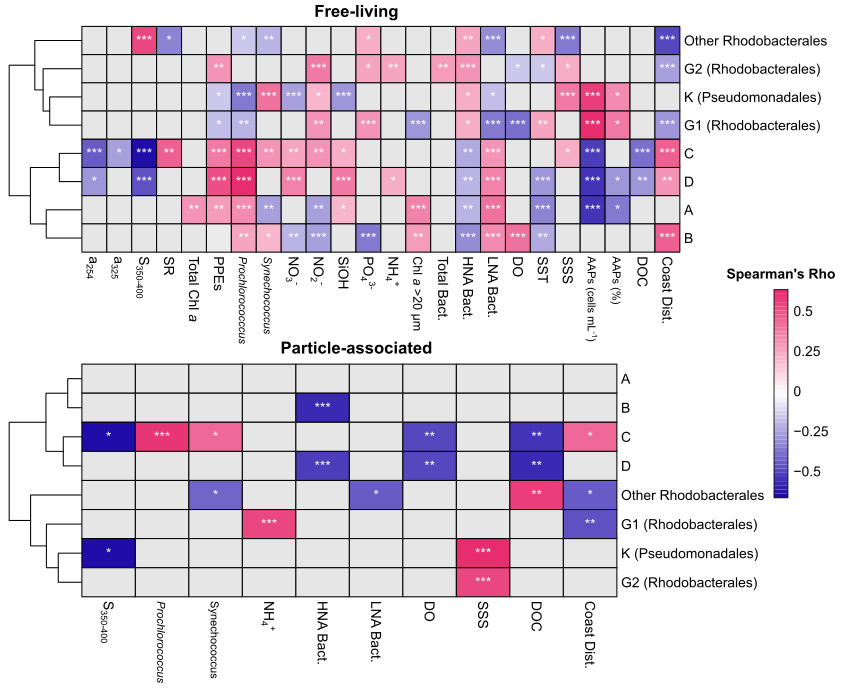

Source code (R):
# ===============================================================
# Load required libraries
# ===============================================================
library(phyloseq)    
library(tidyverse)  
library(pheatmap)   
library(dplyr)      
library(Hmisc)       
library(ggpubr)      
library(gridExtra)   
library(grid)        

# ===============================================================
# 1. Prepare phyloseq object with desired taxonomy
# ===============================================================

# Extract the taxonomy table from the phyloseq object
tax_mat <- as.matrix(tax_table(ESMARES_AAPs_02.2026))

# Keep only the column of interest ("NewTax")
tax_mat <- tax_mat[, "NewTax", drop = FALSE]

# Create a temporary dummy column to allow tax_glom() to work
tax_mat <- cbind(tax_mat, Dummy = "dummy")

# Reassign the updated taxonomy table back to the phyloseq object
tax_table(ESMARES_AAPs_02.2026) <- tax_table(tax_mat)

# Agglomerate OTUs at the "NewTax" level
phy_tax <- tax_glom(ESMARES_AAPs_02.2026, taxrank = "NewTax")

# ===============================================================
# 2. Process Free-living community
# ===============================================================

# Subset samples labeled as "Free-living"
FL <- subset_samples(phy_tax, Community == "Free-living")

# Agglomerate at the "NewTax" level
ESMARES_AAPs_mod_tax_FL <- tax_glom(FL, taxrank = "NewTax")

# Extract OTU table and convert to a data frame
otu_family_FL <- otu_table(ESMARES_AAPs_mod_tax_FL)
df_family_FL <- as.data.frame(otu_family_FL)

# Rename columns with taxonomy names
colnames(df_family_FL) <- as.data.frame(tax_table(ESMARES_AAPs_mod_tax_FL))$NewTax

# Remove low abundance taxa
df_family_FL <- df_family_FL[, !names(df_family_FL) %in% c(
  "Unclassified","Sphingomonadales","I (Burkholderiales)","J","Others","Rhizobiales")]

# Compute relative abundances as percentages
df_per_FL <- df_family_FL / rowSums(df_family_FL) * 100

# ===============================================================
# 3. Prepare metadata
# ===============================================================
metadata_FL <- as.data.frame(sample_data(FL))
metadata2_FL <- metadata_FL[, 11:36]  # Select relevant columns
metadata2_FL$Coast_dis <- metadata_FL$Coast_nm  # Add coastline distance

# ===============================================================
# 4. Compute Spearman correlations
# ===============================================================
correlations_FL <- rcorr(as.matrix(df_per_FL), as.matrix(metadata2_FL), type = "spearman")

# Extract correlation coefficients and p-values
r_matrix_FL <- correlations_FL[["r"]][9:35, 1:8]
p_matrix_FL <- correlations_FL[["P"]][9:35, 1:8]

# Apply Bonferroni correction for multiple testing
p_flat_FL <- as.vector(p_matrix_FL)
p_bon_FL <- p.adjust(p_flat_FL, method = "bonferroni")
p_matrix_FL2 <- matrix(p_bon_FL, nrow = nrow(p_matrix_FL))

# ===============================================================
# 5. Generate significance asterisks
# ===============================================================
get_asterisks_FL <- function(p) {
  if (is.na(p)) return("")
  else if (p < 0.001) return("***")
  else if (p < 0.01) return("**")
  else if (p < 0.05) return("*")
  else return("")
}

# Create a matrix of asterisks for significance
asterisks_matrix_FL <- matrix("", nrow = nrow(p_matrix_FL), ncol = ncol(p_matrix_FL))
for (i in 1:nrow(p_matrix_FL)) {
  for (j in 1:ncol(p_matrix_FL)) {
    asterisks_matrix_FL[i, j] <- get_asterisks_FL(p_matrix_FL[i, j])
  }
}

# Transpose matrices for plotting
asterisks_matrix_t_FL <- t(asterisks_matrix_FL)
r_matrix_t_FL <- t(r_matrix_FL)

# Remove not significant variables from the matrix
r_matrix_t_FL <- r_matrix_t_FL[, !colnames(r_matrix_t_FL) %in% c("E4E6","E2E3","S275_295")]
asterisks_matrix_t_FL <- asterisks_matrix_t_FL[, -c(3,4,5)]

# ===============================================================
# 6. Plot heatmap
# ===============================================================
A <- grid.grabExpr(
  pheatmap(
    r_matrix_t_FL,
    border_color = "black",
    number_color = "white",
    cluster_rows = TRUE,           # Cluster metadata variables
    cluster_cols = FALSE,          # Keep taxa order fixed
    display_numbers = asterisks_matrix_t_FL,  # Show significance
    fontsize_number = 10,
    color = colorRampPalette(c("#1F0CA9", "white", "#E82D6E"))(50),  # Blue-white-pink gradient
    labels_row = colnames(df_per_FL),
    labels_col = colnames(r_matrix_t_FL),
    legend = FALSE,
    main = "Free-living"
  )
)


# ===============================================================
# PARTICLE-ATTACHED COMMUNITY
# ===============================================================

# Subset Particle-associated samples 
PA <- subset_samples(phy_tax, Community == "Particle-attached")

# Extract taxonomy table for reference
tax_table_met_PA <- as.data.frame(tax_table(PA))

# Agglomerate OTUs at the "NewTax" level
ESMARES_AAPs_mod_tax_PA <- tax_glom(PA, taxrank = "NewTax")

# Extract OTU table and convert to a data frame
otu_family_PA <- otu_table(ESMARES_AAPs_mod_tax_PA)
df_family_PA <- as.data.frame(otu_family_PA)

# Rename columns with taxonomy names
colnames(df_family_PA) <- as.data.frame(tax_table(ESMARES_AAPs_mod_tax_PA))$NewTax

# Remove low abundance taxa
df_family_PA <- df_family_PA[, !names(df_family_PA) %in% c(
  "Unclassified","Sphingomonadales","I (Burkholderiales)","J","Others","Rhizobiales")]

# Compute relative abundances as percentages
df_per_PA <- df_family_PA / rowSums(df_family_PA) * 100

# ===============================================================
# Prepare metadata
# ===============================================================

metadata_PA <- as.data.frame(sample_data(PA))

# Remove AAP columns due to not existing data
metadata_PA <- metadata_PA[, !names(metadata_PA) %in% c("AAPs_per","APPs_conc")]

# Select columns for correlation analysis
metadata2_PA <- metadata_PA[, 11:34]

# Add coastline distance variable
metadata2_PA$Coast_dis <- metadata_PA$Coast_nm

# ===============================================================
# Compute Spearman correlations
# ===============================================================
correlations_PA <- rcorr(as.matrix(df_per_PA), as.matrix(metadata2_PA), type = "spearman")

# Extract correlation coefficients and p-values
r_matrix_PA <- correlations_PA[["r"]][9:33, 1:8]
p_matrix_PA <- correlations_PA[["P"]][9:33, 1:8]

# ===============================================================
# Apply Bonferroni correction to p-values
# ===============================================================

# Flatten matrix, adjust p-values, and reconstruct matrix
p_flat_PA <- as.vector(p_matrix_PA)
p_bon_PA <- p.adjust(p_flat_PA, method = "bonferroni")
p_matrix_PA <- matrix(p_bon_PA, nrow = nrow(p_matrix_PA))

# Set column and row names (optional)
colnames(p_matrix_PA) <- rownames(p_matrix_PA) <- colnames(p_flat_PA)

# ===============================================================
# Generate significance asterisks
# ===============================================================
get_asterisks_PA <- function(p) {
  if (is.na(p)) return("")
  else if (p < 0.001) return("***")
  else if (p < 0.01) return("**")
  else if (p < 0.05) return("*")
  else return("")
}

# Apply asterisks function to entire p-value matrix
asterisks_matrix_PA <- matrix("", nrow = nrow(p_matrix_PA), ncol = ncol(p_matrix_PA))
for (i in 1:nrow(p_matrix_PA)) {
  for (j in 1:ncol(p_matrix_PA)) {
    asterisks_matrix_PA[i, j] <- get_asterisks_PA(p_matrix_PA[i, j])
  }
}

# Transpose matrices for plotting
asterisks_matrix_t_PA <- t(asterisks_matrix_PA)
r_matrix_t_PA <- t(r_matrix_PA)

# Remove not significant variables from the matrix
r_matrix_t_PA <- r_matrix_t_PA[, !colnames(r_matrix_t_PA) %in% c(
  "Picoeuk","Temp","PO4","NO3","SR","NO2","Chla_T","Bact_T",
  "Chla_20u","a325","a254","E4E6","E2E3","S275_295","SiO3")]

asterisks_matrix_t_PA <- asterisks_matrix_t_PA[, -c(1,2,3,4,5,7,8,9,12,13,14,15,17,18,22)]

# ===============================================================
# Plot heatmap for Particle-attached community
# ===============================================================
B <- grid.grabExpr(
  pheatmap(
    r_matrix_t_PA,
    border_color = "black",
    number_color = "white",
    cluster_rows = TRUE,           # Cluster metadata variables
    cluster_cols = FALSE,          # Keep taxa order fixed
    display_numbers = asterisks_matrix_t_PA, # Show significance
    fontsize_number = 10,
    color = colorRampPalette(c("#1F0CA9", "white", "#E82D6E"))(50), # Blue-white-pink gradient
    labels_row = colnames(df_per_PA),
    labels_col = colnames(asterisks_matrix_t_PA),
    legend_breaks = c(-0.5, -0.25, 0, 0.25, 0.5),
    main = "Particle-associated"
  )
)

# ===============================================================
# Combine Free-living and Particle-attached heatmaps vertically
# ===============================================================
grid.arrange(A, B, ncol = 1, heights = c(1, 1))
